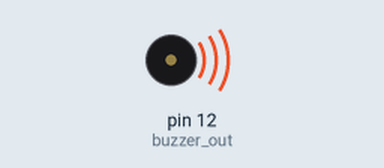
This sketch was run on a simulated Arduino Uno, built with avr-gcc and run on an emulated ATmega328P. Parts: buzzer (waves = sounding).

Above: at 0.1 s.
Timing chart, 0 to 40.0 s (numbered marks = the images above):
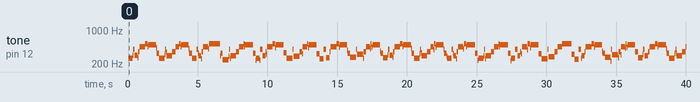

Measured:
- by itself, tone on pin 12 (buzzer_out): plays 263 Hz for 0.28 s, 305 Hz for 0.04 s, 399 Hz for 0.12 s, 306 Hz for 0.20 s, 271 Hz for 0.04 s, 356 Hz for 0.12 s … (201 notes in this stretch)

The sketch:

sketch_nov23a_ColmansTuneVer02a.ino
```cpp
/* Colman O'Keeffe 114712191 23 Nov 2016
* note frequencies from http://www.phy.mtu.edu/~suits/notefreqs.html 1540 23 Nov 2016
Ver 01 period = 1/f in milli secs all values calculated manually on calculator
Ver 02 all periods altered randomly to ensure a know tune is NOT used
the differance in the change in tones is not noticable to me as a layman.
*/


# define Col_c4 3800 // approx 261.63 Hz
# define Col_d4 3400 // approx 293.66 Hz
# define Col_e4 3000 // approx 329.63 Hz
# define Col_f4 2800 // approx 349.23 Hz
# define Col_g4 2500 // approx 392.00 Hz
# define Col_a4 2200 // approx 440.00 Hz
# define Col_b4 2000 // approx 493.88 Hz
# define Col_c5 1900 // approx 523.25 Hz
# define rest 0

// buzzer
int buzzer_out = 12;

// debugging serial out? 1 yes 0 no
int DEBUGGING = 0;

void setup(){
  pinMode(buzzer_out, OUTPUT);
  if (DEBUGGING){
    Serial.begin(9600); // serial out for debug code
  }
}
/* Colmans tune test scale
int colmans_tune[] = {Col_c4, Col_d4, Col_e4, Col_f4, Col_g4, Col_a4, Col_b4, Col_c5};
int colmans_beats[] = {16, 16, 16, 16, 16, 16, 16, 16};
int MAXIMUM_COUNT = sizeof(colmans_tune) / 2; // Tune length i.o.t. loop
*/
// Ver 1 change scale notes in random order altered length of beats in random order
// Ver 2a doubled length of notes in tune added random beats

int colmans_tune[] = {Col_c4, Col_g4, Col_d4, Col_f4, Col_a4, Col_c5, Col_b4, Col_e4, Col_c4, Col_g4, Col_d4, Col_f4, Col_a4, Col_c5, Col_b4, Col_e4};
int colmans_beats[] = {30, 16, 20, 10, 40, 20, 60, 20, 40, 10, 40, 20, 30, 10, 60, 20};
int MAXIMUM_COUNT = sizeof(colmans_tune) / 2; // Tune length i.o.t. loop


// tempo
long tempo = 10000;
// length of pause
int pause  = 5000; // original pause increased from 1000 to 5000
// add to loop to pause for 1 sec
int rest_count = 100;

// setup variables for main function
int note = 0;
int beat = 0;
long duration = 0;

// try to play a note
void play_note(){
  long time_so_far = 0;
  if (note > 0){
    while(time_so_far < duration){
      // buzzer on
      digitalWrite(buzzer_out, HIGH);
      delayMicroseconds(note / 2);
      // buzzer off
      digitalWrite(buzzer_out, LOW);
      delayMicroseconds(note / 2);
      // how much time has gone by
      time_so_far += (note);
    }
  }
  else{
    for (int restbeat = 0; restbeat < rest_count; restbeat++){
      delayMicroseconds(duration);
    }
  }
}

// Try to play the entire scale
void loop(){
  for (int timer = 0; timer < MAXIMUM_COUNT; timer++){
    note = colmans_tune[timer];
    beat = colmans_beats[timer];

    duration = beat * tempo;

    play_note();

    delayMicroseconds(pause);

    if (DEBUGGING){
      Serial.println(timer);
      Serial.println("times round loop:");
      Serial.println(note);
      Serial.println("-note");
      Serial.println(beat);
      Serial.println("-beat");
      Serial.println(duration);
      Serial.println("-duration");
    }
  }
}
```
